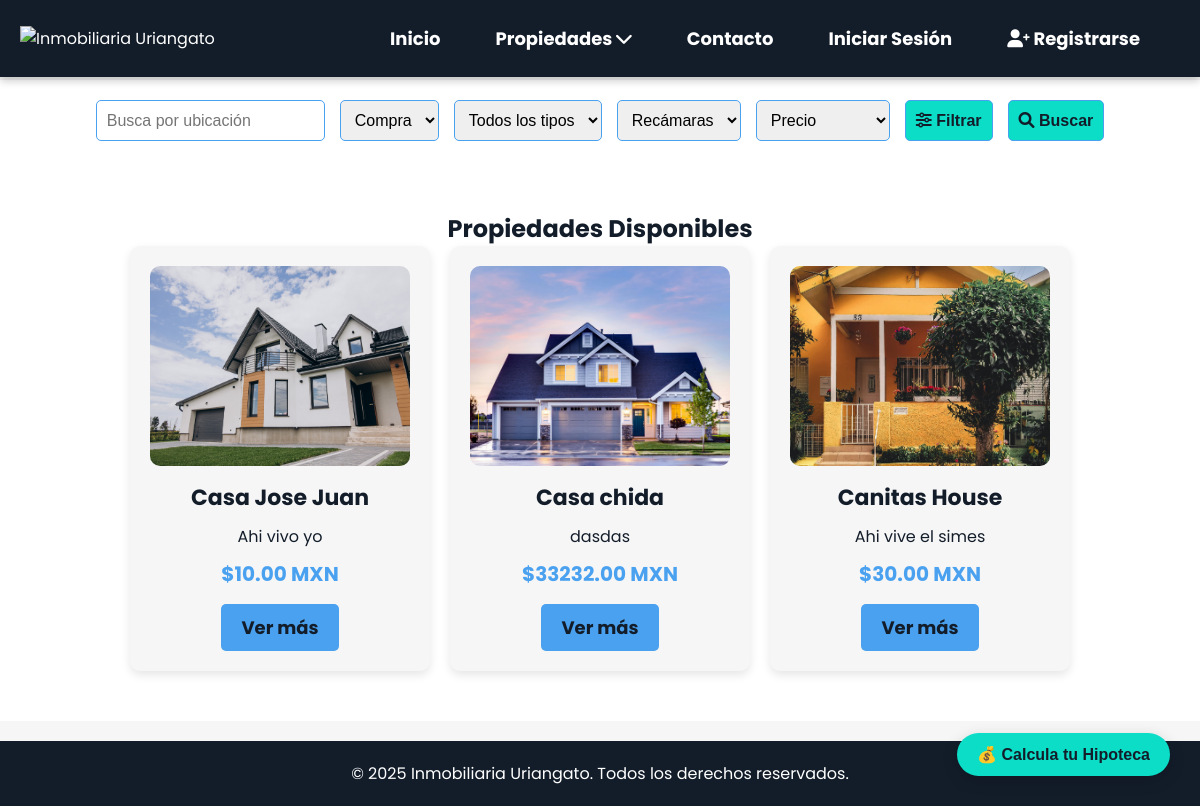
Screenshot of /propiedades-public/ with the database file from the repository.
### principal/models.py (models this page shows, shortened)
class Propiedad(models.Model):
    titulo = models.CharField(max_length=200)
    descripcion = models.TextField()
    ubicacion = models.CharField(max_length=200)
    precio = models.DecimalField(max_digits=10, decimal_places=2)
    foto_principal = models.ImageField(upload_to='propiedades/')
    fecha_creacion = models.DateTimeField(auto_now_add=True)

### principal/views.py (the view)
# urls.py: path('propiedades-public/', views.propiedades_public, name='propiedades_public'),
def propiedades_public(request):
    propiedades = Propiedad.objects.all()
    return render(request, 'principal/propiedades.html', {'propiedades': propiedades})

### principal/templates/principal/propiedades.html (shortened to what this page needs)
<!DOCTYPE html>
<html lang="es">
<head>
    {% load static %}
    <link rel="stylesheet" href="{% static 'estilos/propiedades.css' %}">
    <link rel="stylesheet" href="{% static 'estilos/main.css' %}">
    <link rel="stylesheet" href="https://cdnjs.cloudflare.com/ajax/libs/font-awesome/6.0.0/css/all.min.css">
</head>
<body>
    {% include 'principal/navbar.html' %}
    <section class="buscador-propiedades">
        <input type="text" placeholder="Busca por ubicación">
        <select>
            <option>Compra</option>
        </select>
        <select>
            <option>Todos los tipos</option>
        </select>
        <select>
            <option>Recámaras</option>
        </select>
        <select>
            <option>Precio</option>
        </select>
        <button class="btn-filtro"><i class="fas fa-sliders-h"></i> Filtrar</button>
        <button class="btn-buscar"><i class="fas fa-search"></i> Buscar</button>
    </section>
    <section class="listado-propiedades">
        <h2>Propiedades Disponibles</h2>
        <div class="contenedor-propiedades">
            {% if propiedades %}
                {% for propiedad in propiedades %}
                    <div class="propiedad">
                        <img src="{{ propiedad.foto_principal.url }}" alt="{{ propiedad.titulo }}">
                        <h3>{{ propiedad.titulo }}</h3>
                        <p>{{ propiedad.descripcion }}</p>
                        <span class="precio">${{ propiedad.precio }} MXN</span>
                        <a href="#" class="btn">Ver más</a>
                    </div>
                {% endfor %}
            {% else %}
                <p>No hay propiedades disponibles por el momento.</p>
            {% endif %}
        </div>
    </section>
    <footer>
        <p>&copy; 2025 Inmobiliaria Uriangato. Todos los derechos reservados.</p>
    </footer>
        <button class="btn-hipoteca" onclick="abrirCalculadora()">
            💰 Calcula tu Hipoteca
        </button>
</body>
</html>

### principal/templates/principal/navbar.html (shortened to what this page needs)
{% load static %}
<header>
    <div class="logo">
        <img src="{% static 'imagenes/logo.png' %}" alt="Inmobiliaria Uriangato">
    </div>
    <nav>
        <ul>
            <li><a href="{% url 'index' %}">Inicio</a></li>
            <li class="submenu">
                <a href="#">Propiedades <i class="fas fa-chevron-down"></i></a>
            </li>
            <li><a href="{% url 'contacto' %}">Contacto</a></li>
            {% if user.is_authenticated %}
                <li><a href="{% url 'logout' %}">Cerrar Sesión</a></li>
            {% else %}
                <li><a href="{% url 'login' %}">Iniciar Sesión</a></li>
                <li><a href="{% url 'registro' %}" class="btn-registrarse"><i class="fas fa-user-plus"></i> Registrarse</a></li>
            {% endif %}
        </ul>
    </nav>
</header>

### principal/static/estilos/propiedades.css (style rules this page uses)
:root { --primary-color: #4AA1EF; --secondary-color: #0CDDC7; --dark-bg: #131D2A; --text-color: #E2E2E2; --light-bg: #F6F6F6; --white: #FFFFFF; }
body { font-family: 'Poppins', sans-serif; margin: 0; padding: 0; background-color: var(--light-bg); color: var(--text-color); padding-top: 80px; }
header { background-color: var(--dark-bg); color: var(--white); padding: 15px 20px; position: fixed; top: 0; left: 0; width: 100%; z-index: 1000; box-shadow: 0px 4px 8px rgba(0, 0, 0, 0.2); }
.logo img { height: 50px; }
nav ul { list-style: none; display: flex; padding: 0; }
nav ul li { margin-right: 25px; }
nav ul li a { color: var(--white); text-decoration: none; font-size: 18px; font-weight: bold; }
.buscador-propiedades { display: flex; justify-content: center; gap: 15px; padding: 20px; background: var(--white); box-shadow: 0 4px 10px rgba(0, 0, 0, 0.1); }
.buscador-propiedades input, .buscador-propiedades select, .buscador-propiedades button { padding: 10px; border: 1px solid var(--primary-color); border-radius: 5px; font-size: 16px; }
.btn-filtro, .btn-buscar { background: var(--secondary-color); color: var(--dark-bg); font-weight: bold; cursor: pointer; }
.listado-propiedades { text-align: center; padding: 50px 20px; background-color: var(--white); color: var(--dark-bg); }
.contenedor-propiedades { display: flex; justify-content: center; gap: 20px; flex-wrap: wrap; }
.propiedad { width: 300px; padding: 20px; background: var(--light-bg); border-radius: 10px; text-align: center; box-shadow: 0 4px 10px rgba(0, 0, 0, 0.1); }
.propiedad img { width: 100%; height: 200px; object-fit: cover; border-radius: 10px; display: block; transition: transform 0.3s ease; }
.btn { background: var(--primary-color); color: var(--dark-bg); padding: 10px 20px; border-radius: 5px; }

### principal/static/estilos/main.css (style rules this page uses)
:root { --primary-color: #4AA1EF; --secondary-color: #0CDDC7; --dark-bg: #131D2A; --text-color: #E2E2E2; --light-bg: #F6F6F6; --white: #FFFFFF; }
body { min-height: 100vh; display: flex; flex-direction: column; font-family: 'Poppins', sans-serif; margin: 0; padding: 0; background-color: var(--light-bg); color: var(--text-color); }
html, body { overflow-x: hidden; width: 100%; }
* { box-sizing: border-box; margin: 0; padding: 0; }
header { background-color: var(--dark-bg); color: var(--white); padding: 15px 20px; display: flex; justify-content: space-between; align-items: center; position: fixed; top: 0; left: 0; width: 100%; z-index: 1000; transition: all 0.3s ease-in-out; box-shadow: 0px 4px 8px rgba(0, 0, 0, 0.2); }
body { padding-top: 80px; }
.logo img { height: 50px; }
nav ul { list-style: none; margin: 0; padding: 0; display: flex; }
nav ul li { margin-right: 25px; }
nav ul li a { color: var(--white); text-decoration: none; font-size: 18px; font-weight: bold; transition: color 0.3s; }
.contenedor-propiedades { display: flex; justify-content: center; gap: 20px; flex-wrap: wrap; }
.propiedad { background: var(--light-bg); padding: 20px; border-radius: 10px; text-align: center; width: 300px; box-shadow: 0 4px 10px rgba(0, 0, 0, 0.1); transition: transform 0.3s ease-in-out; }
.propiedad img { width: 100%; border-radius: 10px; margin-bottom: 15px; }
.propiedad h3 { font-size: 22px; margin-bottom: 10px; }
.propiedad p { font-size: 16px; margin-bottom: 10px; }
.precio { font-size: 20px; font-weight: bold; color: var(--primary-color); display: block; margin-bottom: 15px; }
.propiedad .btn { display: inline-block; background-color: var(--primary-color); color: var(--dark-bg); padding: 10px 20px; border-radius: 5px; text-decoration: none; font-size: 18px; font-weight: bold; }
footer { background-color: var(--dark-bg); color: var(--white); text-align: center; padding: 20px; position: relative; bottom: 0; width: 100%; margin-top: 20px; }
nav ul { list-style: none; margin: 0; padding: 0; display: flex; position: relative; }
nav ul li { position: relative; margin-right: 25px; }
nav ul li a { color: var(--white); text-decoration: none; font-size: 18px; font-weight: bold; transition: color 0.3s; padding: 10px 15px; display: block; }
.submenu { position: relative; }
.btn-hipoteca { position: fixed; bottom: 30px; right: 30px; background-color: #0CDDC7; color: #131D2A; padding: 12px 20px; border: none; border-radius: 25px; font-size: 16px; font-weight: bold; cursor: pointer; display: flex; align-items: center; gap: 8px; box-shadow: 0 5px 15px rgba(0, 0, 0, 0.2); z-index: 1001; transition: background-color 0.3s, transform 0.3s; }

### rows the page displays
Propiedad: foto_principal (picture), titulo "Casa Jose Juan", descripcion "Ahi vivo yo", precio "10.00"
Propiedad: foto_principal (picture), titulo "Casa chida", descripcion "dasdas", precio "33232.00"
Propiedad: foto_principal (picture), titulo "Canitas House", descripcion "Ahi vive el simes", precio "30.00"
